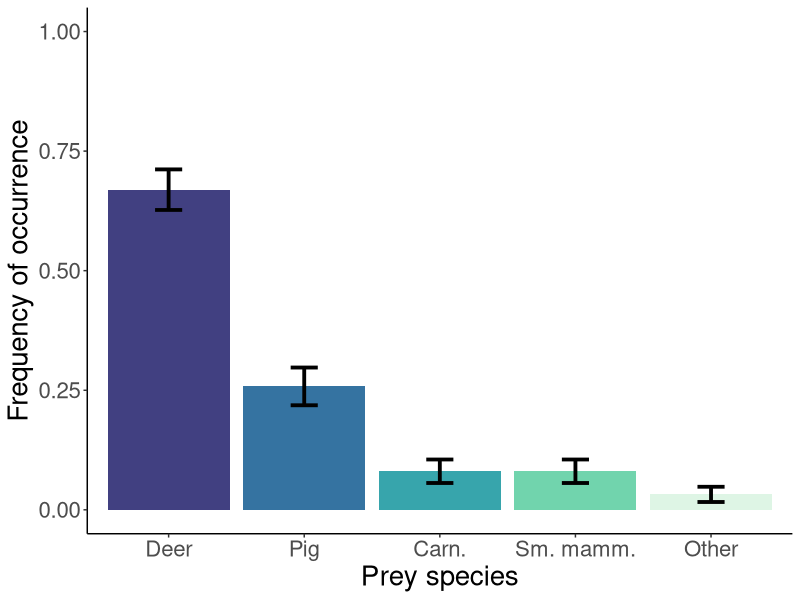
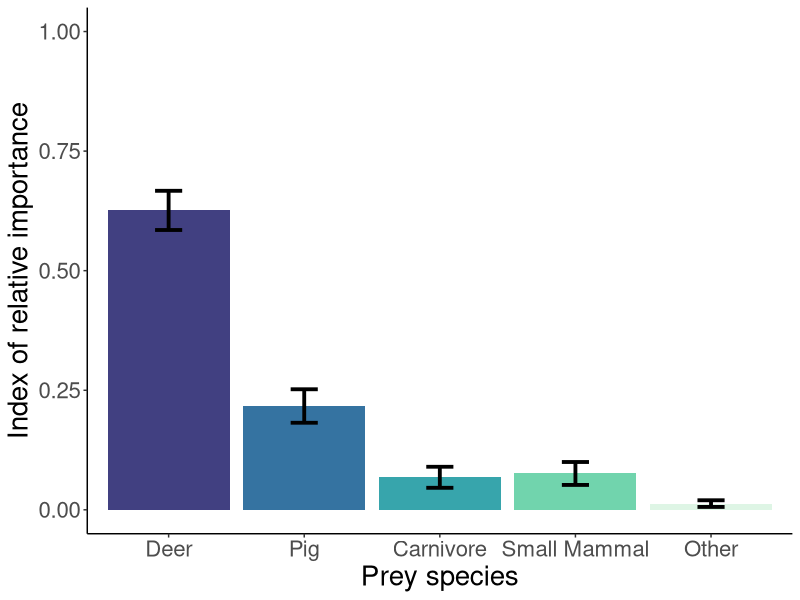
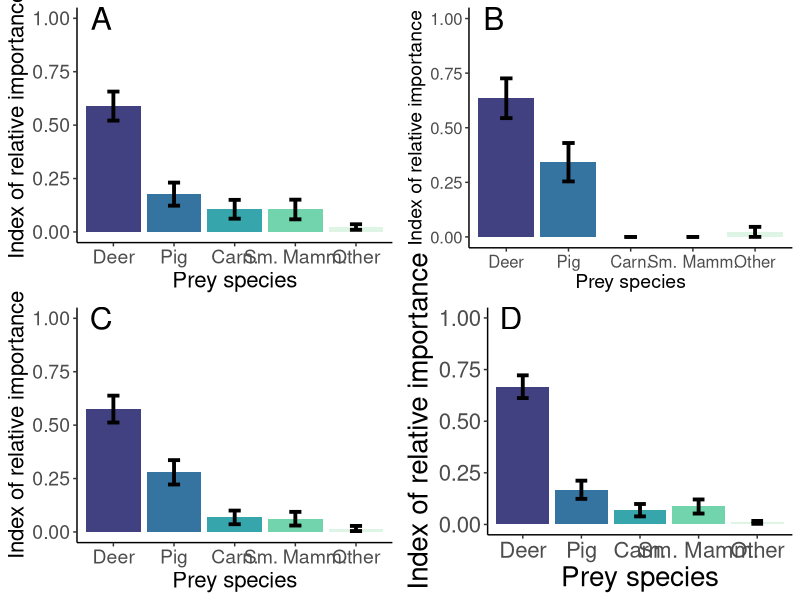

Recreate these plots in R, in order.
library(tidyverse)
library(lubridate)
library(gridExtra)
library(ggpubr)

#### Data Manipulation and Prep ####
#Load Data
scatdat <- read.csv("../RawData/scats_NODUPLICATES.csv")
head(scatdat)

table(scatdat$Method)
scatdat <- scatdat[,1:14]

#Convert data so each species has its own column with volume percentage
species <- names(table(c(scatdat$Species_1,scatdat$Species_2,scatdat$Species_3,scatdat$Species_4)))[-1]

scatdat[,c(5,7,9,11)][scatdat[,c(5,7,9,11)] == "T"] <- 0.5
scatdat$Sp2_. <- as.numeric(scatdat$Sp2_.)
scatdat$Sp3_. <- as.numeric(scatdat$Sp3_.)
scatdat$Sp4_. <- as.numeric(scatdat$Sp4_.)


blank <- matrix(NA,ncol = length(species),
                nrow = nrow(scatdat))

scatdat <- as.data.frame(cbind(scatdat,blank))

colnames(scatdat) <- c(colnames(scatdat)[1:14],species)

x <- ncol(scatdat) - length(species) + 1

#For loop that fills in new species column with volumes from each scat
for(i in x:ncol(scatdat)){
  label <- colnames(scatdat)[i]
  for(j in 1:nrow(scatdat)){
    if(scatdat$Species_1[j] == label){
      scatdat[j,i] <- scatdat$Sp1_.[j]
    }
    if(scatdat$Species_2[j] == label){
      scatdat[j,i] <- scatdat$Sp2_.[j]
    }
    if(scatdat$Species_3[j] == label){
      scatdat[j,i] <- scatdat$Sp3_.[j]
    }
    if(scatdat$Species_4[j] == label){
      scatdat[j,i] <- scatdat$Sp4_.[j]
    }
  }
}                       

#Replace NAs with zeros
scatdat[,15:35][is.na(scatdat[,15:35])] <- 0
str(scatdat)

#Calculate volume % that excludes bone for calculating volumetric measures by species
species <- names(scatdat)
species <- species[15:33]
species <- species[-grep("BONE",species)]
species <- species[-grep("PLANT",species)]

scatdat$Prop_wo_Bone <- rowSums(scatdat[,species])

#Calculate % volume of each species excluding bone volume
scatdat$BIRD_nobone <- round(scatdat$BIRD/scatdat$Prop_wo_Bone, 3)
scatdat$CALA_nobone <- round(scatdat$CALA/scatdat$Prop_wo_Bone, 3)
scatdat$CECA_nobone <- round(scatdat$CECA/scatdat$Prop_wo_Bone, 3)
scatdat$LECA_nobone <- round(scatdat$LECA/scatdat$Prop_wo_Bone, 3)
scatdat$MEGA_nobone <- round(scatdat$MEGA/scatdat$Prop_wo_Bone, 3)
scatdat$ODHE_nobone <- round(scatdat$ODHE/scatdat$Prop_wo_Bone, 3)
scatdat$OTBE_nobone <- round(scatdat$OTBE/scatdat$Prop_wo_Bone, 3)
scatdat$PRLO_nobone <- round(scatdat$PRLO/scatdat$Prop_wo_Bone, 3)
scatdat$PUCO_nobone <- round(scatdat$PUCO/scatdat$Prop_wo_Bone, 3)
scatdat$SmallMammal_nobone <- round(scatdat$`Small Mammal`/scatdat$Prop_wo_Bone, 3)
scatdat$SYBA_nobone <- round(scatdat$SYBA/scatdat$Prop_wo_Bone,3)
scatdat$SUSC_nobone <- round(scatdat$SUSC/scatdat$Prop_wo_Bone, 3)
scatdat$CACA_nobone <- round(scatdat$CACA/scatdat$Prop_wo_Bone, 3)
scatdat$SCGR_nobone <- round(scatdat$SCGR/scatdat$Prop_wo_Bone, 3)
scatdat$UNK_nobone <- round(scatdat$UNK/scatdat$Prop_wo_Bone, 3)
scatdat$UNK1_nobone <- round(scatdat$UNK1/scatdat$Prop_wo_Bone, 3)


#### Calculate Diet Metrics ####

# Set threshold for Frequency of Occurrence
# 0 counts everything, 0.01 excludes trace detections
threshold = 0.011

#Calculate frequency of occurrence for five species groups
scatdat$ODHE_FO <- as.numeric(scatdat$ODHE_nobone + scatdat$CECA_nobone > threshold)
scatdat$SUSC_FO <- as.numeric(scatdat$SUSC_nobone > threshold)
scatdat$SmallMammal_FO <- as.numeric(scatdat$LECA_nobone + scatdat$OTBE_nobone + 
                                        scatdat$SmallMammal_nobone + scatdat$SYBA_nobone +
                                       scatdat$CACA_nobone + scatdat$SCGR_nobone > threshold)
scatdat$Carnivore_FO <- as.numeric(scatdat$CALA_nobone + scatdat$PRLO_nobone > threshold )
scatdat$Other_FO <- as.numeric(scatdat$MEGA_nobone +scatdat$BIRD_nobone +
                                 scatdat$UNK_nobone + scatdat$UNK1_nobone > threshold)

#Calculate volumetric occurrence for five species groups
scatdat$ODHE_VO <- as.numeric(scatdat$ODHE_nobone + scatdat$CECA_nobone)
scatdat$SUSC_VO <- as.numeric(scatdat$SUSC_nobone)
scatdat$SmallMammal_VO <- as.numeric(scatdat$LECA_nobone + scatdat$OTBE_nobone + 
                                        scatdat$SmallMammal_nobone + scatdat$SYBA_nobone +
                                       scatdat$CACA_nobone + scatdat$SCGR_nobone)
scatdat$Carnivore_VO <- as.numeric(scatdat$CALA_nobone + scatdat$PRLO_nobone)
scatdat$Other_VO <- as.numeric(scatdat$MEGA_nobone +scatdat$BIRD_nobone +
                                 scatdat$UNK_nobone + scatdat$UNK1_nobone)

#Sum total number of prey in each scat
scatdat$PreyCount <- rowSums(scatdat[,grep("_FO",names(scatdat))])

#Calculate numeric occurrence for five species groups
scatdat$ODHE_NO <- scatdat$ODHE_FO/scatdat$PreyCount
scatdat$SUSC_NO <- scatdat$SUSC_FO/scatdat$PreyCount
scatdat$SmallMammal_NO <- scatdat$SmallMammal_FO/scatdat$PreyCount
scatdat$Carnivore_NO <- scatdat$Carnivore_FO/scatdat$PreyCount
scatdat$Other_NO <- scatdat$Other_FO/scatdat$PreyCount

#Calculate IRI for five species groups
scatdat$ODHE_IRI <- scatdat$ODHE_FO * (scatdat$ODHE_NO + scatdat$ODHE_VO)
scatdat$SUSC_IRI <- scatdat$SUSC_FO * (scatdat$SUSC_NO + scatdat$SUSC_VO)
scatdat$SmallMammal_IRI <- scatdat$SmallMammal_FO * (scatdat$SmallMammal_NO + scatdat$SmallMammal_VO)
scatdat$Carnivore_IRI <- scatdat$Carnivore_FO * (scatdat$Carnivore_NO + scatdat$Carnivore_VO)
scatdat$Other_IRI <- scatdat$Other_FO * (scatdat$Other_NO + scatdat$Other_VO)

#Calculate total IRI for five species groups
scatdat$IRI_total <- scatdat$ODHE_IRI + scatdat$SUSC_IRI + scatdat$SmallMammal_IRI +
  scatdat$Carnivore_IRI + scatdat$Other_IRI

#Calculate Percent IRI for five species groups
scatdat$ODHE_IRIPer <- scatdat$ODHE_IRI/scatdat$IRI_total
scatdat$SUSC_IRIPer <- scatdat$SUSC_IRI/scatdat$IRI_total
scatdat$SmallMammal_IRIPer <- scatdat$SmallMammal_IRI/scatdat$IRI_total
scatdat$Carnivore_IRIPer <- scatdat$Carnivore_IRI/scatdat$IRI_total
scatdat$Other_IRIPer <- scatdat$Other_IRI/scatdat$IRI_total

#Remove rows of NAs
scatdat <- scatdat[!is.na(scatdat$BIRD_nobone),]

wholescat <- c()

for(i in 1:nrow(scatdat)){
  temp <- scatdat[i,]
  wholescat[i] <- any(temp[,37:50] == 1)
}

sum(wholescat)

scatdat[any(scatdat[,37:50] == 1),]

FO_dat <- data.frame(species = c("Deer", "Pig","Sm. mamm.", "Carn.","Other"),
                        freq.occ = c(mean(scatdat$ODHE_FO),
                                     mean(scatdat$SUSC_FO),
                                     mean(scatdat$SmallMammal_FO),
                                     mean(scatdat$Carnivore_FO),
                                     mean(scatdat$Other_FO)),
                        se = c(sd(scatdat$ODHE_FO)/sqrt(nrow(scatdat)),
                               sd(scatdat$SUSC_FO)/sqrt(nrow(scatdat)),
                               sd(scatdat$SmallMammal_FO)/sqrt(nrow(scatdat)),
                               sd(scatdat$Carnivore_FO)/sqrt(nrow(scatdat)),
                               sd(scatdat$Other_FO)/sqrt(nrow(scatdat))))

FO_dat$species <- ordered(FO_dat$species,levels = c("Deer","Pig",
                                                      "Carn.","Sm. mamm.","Other"))

##### Plot ####
ggplot(data = FO_dat,aes(x = species, y = freq.occ, fill = species))+
  geom_bar(stat = "identity")+
  geom_errorbar(aes(ymin = freq.occ - se, ymax = freq.occ + se),width = 0.2,
                linewidth = 1.3)+
  theme_classic()+
  xlab("Prey species")+
  ylab("Frequency of occurrence")+
  ylim(0,1)+
  theme(axis.title = element_text(size = 20))+
  theme(axis.text = element_text(size = 16))+
  theme(legend.text = element_text(size = 16))+
  theme(legend.title = element_text(size = 18))+
  theme(legend.position = "none")+
  scale_fill_viridis_d(option = "mako", begin = 0.3)


#### Season analysis ####

scatdatseason <- scatdat[scatdat$Season %in% c("winter","summer"),]

summary(glm(ODHE_FO ~ Season, family = binomial, data = scatdatseason))
summary(glm(SUSC_FO ~ Season, family = binomial, data = scatdatseason))
summary(glm(SmallMammal_FO ~ Season, family = binomial, data = scatdatseason))
summary(glm(Carnivore_FO ~ Season, family = binomial, data = scatdatseason))


#### Cluster vs no analysis ####

summary(glm(ODHE_FO ~ Cluster, family = binomial, data = scatdat))
summary(glm(SUSC_FO ~ Cluster, family = binomial, data = scatdat))
summary(glm(SmallMammal_FO ~ Cluster, family = binomial, data = scatdat))
summary(glm(Carnivore_FO ~ Cluster, family = binomial, data = scatdat))

table(scatdat$ODHE_FO,scatdat$Cluster)

chisq.test(matrix(c(21,20,48,35),byrow=T,nrow = T))

#Calculate average and standard error IRI for each prey group
IRI_dat <- as.data.frame(cbind(c("Deer", "Pig","Small Mammal", "Carnivore","Other"),
                              c(mean(scatdat$ODHE_IRIPer),
                                mean(scatdat$SUSC_IRIPer),
                                mean(scatdat$SmallMammal_IRIPer),
                                mean(scatdat$Carnivore_IRIPer),
                                mean(scatdat$Other_IRIPer)),
                              c(sd(scatdat$ODHE_IRIPer)/sqrt(nrow(scatdat)),
                                sd(scatdat$SUSC_IRIPer)/sqrt(nrow(scatdat)),
                                sd(scatdat$SmallMammal_IRIPer)/sqrt(nrow(scatdat)),
                                sd(scatdat$Carnivore_IRIPer)/sqrt(nrow(scatdat)),
                                sd(scatdat$Other_IRIPer)/sqrt(nrow(scatdat)))
                              ))
#Change labels, round values
colnames(IRI_dat) <- c("Species","IRI","SE")
IRI_dat$Species <- ordered(IRI_dat$Species,levels = c("Deer","Pig",
                                                    "Carnivore","Small Mammal","Other"))
IRI_dat$IRI <- as.numeric(IRI_dat$IRI)
IRI_dat$IRI <- round(IRI_dat$IRI,3)
IRI_dat$SE <- as.numeric(IRI_dat$SE)
IRI_dat$SE <- round(IRI_dat$SE,3)

##### Plot ####
ggplot(data = IRI_dat,aes(x = Species, y = IRI, fill = Species))+
  geom_bar(stat = "identity")+
  geom_errorbar(aes(ymin = IRI - SE, ymax = IRI + SE),width = 0.2,
                linewidth = 1.3)+
  theme_classic()+
  xlab("Prey species")+
  ylab("Index of relative importance")+
  ylim(0,1)+
  theme(axis.title = element_text(size = 20))+
  theme(axis.text = element_text(size = 16))+
  theme(legend.text = element_text(size = 16))+
  theme(legend.title = element_text(size = 18))+
  theme(legend.position = "none")+
  scale_fill_viridis_d(option = "mako", begin = 0.3)




#### By Season ####
scatdatseason <- scatdat[scatdat$Season %in% c("summer", "winter"),]


IRI_dat_summer <- as.data.frame(cbind(c("Deer", "Pig","Small Mammal", "Carnivore","Other"),
                               c(mean(scatdatseason[scatdatseason$Season == "summer",]$ODHE_IRIPer),
                                 mean(scatdatseason[scatdatseason$Season == "summer",]$SUSC_IRIPer),
                                 mean(scatdatseason[scatdatseason$Season == "summer",]$SmallMammal_IRIPer),
                                 mean(scatdatseason[scatdatseason$Season == "summer",]$Carnivore_IRIPer),
                                 mean(scatdatseason[scatdatseason$Season == "summer",]$Other_IRIPer)),
                               c(sd(scatdatseason[scatdatseason$Season == "summer",]$ODHE_IRIPer)/sqrt(nrow(scatdatseason[scatdatseason$Season == "summer",])),
                                 sd(scatdatseason[scatdatseason$Season == "summer",]$SUSC_IRIPer)/sqrt(nrow(scatdatseason[scatdatseason$Season == "summer",])),
                                 sd(scatdatseason[scatdatseason$Season == "summer",]$SmallMammal_IRIPer)/sqrt(nrow(scatdatseason[scatdatseason$Season == "summer",])),
                                 sd(scatdatseason[scatdatseason$Season == "summer",]$Carnivore_IRIPer)/sqrt(nrow(scatdatseason[scatdatseason$Season == "summer",])),
                                 sd(scatdatseason[scatdatseason$Season == "summer",]$Other_IRIPer)/sqrt(nrow(scatdatseason[scatdatseason$Season == "summer",])))
))

IRI_dat_winter <- as.data.frame(cbind(c("Deer", "Pig","Small Mammal", "Carnivore","Other"),
                                      c(mean(scatdatseason[scatdatseason$Season == "winter",]$ODHE_IRIPer),
                                        mean(scatdatseason[scatdatseason$Season == "winter",]$SUSC_IRIPer),
                                        mean(scatdatseason[scatdatseason$Season == "winter",]$SmallMammal_IRIPer),
                                        mean(scatdatseason[scatdatseason$Season == "winter",]$Carnivore_IRIPer),
                                        mean(scatdatseason[scatdatseason$Season == "winter",]$Other_IRIPer)),
                                      c(sd(scatdatseason[scatdatseason$Season == "winter",]$ODHE_IRIPer)/sqrt(nrow(scatdatseason[scatdatseason$Season == "winter",])),
                                        sd(scatdatseason[scatdatseason$Season == "winter",]$SUSC_IRIPer)/sqrt(nrow(scatdatseason[scatdatseason$Season == "winter",])),
                                        sd(scatdatseason[scatdatseason$Season == "winter",]$SmallMammal_IRIPer)/sqrt(nrow(scatdatseason[scatdatseason$Season == "winter",])),
                                        sd(scatdatseason[scatdatseason$Season == "winter",]$Carnivore_IRIPer)/sqrt(nrow(scatdatseason[scatdatseason$Season == "winter",])),
                                        sd(scatdatseason[scatdatseason$Season == "winter",]$Other_IRIPer)/sqrt(nrow(scatdatseason[scatdatseason$Season == "winter",])))
))

#Change labels, round values
colnames(IRI_dat_summer) <- c("Species","IRI","SE")
IRI_dat_summer$season <- "summer"
colnames(IRI_dat_winter) <- c("Species","IRI","SE")
IRI_dat_winter$season <- "winter"
IRI_dat_summer$Species <- ordered(IRI_dat_summer$Species,levels = c("Deer","Pig",
                                                      "Carnivore","Small Mammal","Other"))
IRI_dat_winter$Species <- ordered(IRI_dat_winter$Species,levels = c("Deer","Pig",
                                                             "Carnivore","Small Mammal","Other"))
IRI_dat_season <- rbind(IRI_dat_summer,IRI_dat_winter)

IRI_dat_season$IRI <- as.numeric(IRI_dat_season$IRI)
IRI_dat_season$IRI <- round(IRI_dat_season$IRI,3)
IRI_dat_season$SE <- as.numeric(IRI_dat_season$SE)
IRI_dat_season$SE <- round(IRI_dat_season$SE,3)

IRI_dat_season$Species <- as.character(IRI_dat_season$Species)

IRI_dat_season$Species[IRI_dat_season$Species == "Small Mammal"] <- "Sm. Mamm."
IRI_dat_season$Species[IRI_dat_season$Species == "Carnivore"] <- "Carn."

IRI_dat_season$Species <- ordered(IRI_dat_season$Species,levels = c("Deer","Pig",
                                                                    "Carn.","Sm. Mamm.","Other"))

par(mfrow = c(2,2))

summerplot <- ggplot(data = IRI_dat_season[IRI_dat_season$season == "summer",],aes(x = Species, y = IRI, fill = Species))+
  geom_bar(stat = "identity")+
  geom_errorbar(aes(ymin = IRI - SE, ymax = IRI + SE),width = 0.2,
                size = 1.3)+
  theme_classic()+
  xlab("Prey species")+
  ylab("Index of relative importance")+
  ylim(0,1)+
  theme(axis.title = element_text(size = 16))+
  theme(axis.text = element_text(size = 14))+
  ggplot2::annotate("text", x = 0.8, y = 1.0, label = "A", size = 8)+
  theme(plot.title = element_text(size = 24, hjust = 0.5))+
  theme(legend.position = "none")+
  # theme(plot.background = element_rect(fill = "#F8F5EE"))+
  # theme(panel.background = element_rect(fill = "#F8F5EE"))+
  # scale_fill_manual(values = c("darkolivegreen","darkolivegreen3","olivedrab1","burlywood2","lemonchiffon2"))
  scale_fill_viridis_d(option = "mako", begin = 0.3)

winterplot <- ggplot(data = IRI_dat_season[IRI_dat_season$season == "winter",],aes(x = Species, y = IRI, fill = Species))+
  geom_bar(stat = "identity")+
  geom_errorbar(aes(ymin = IRI - SE, ymax = IRI + SE),width = 0.2,
                size = 1.3)+
  theme_classic()+
  xlab("Prey species")+
  ylab("Index of relative importance")+
  ylim(0,1)+
  theme(axis.title = element_text(size = 14))+
  theme(axis.text = element_text(size = 12))+
  theme(legend.position = "none")+
  ggplot2::annotate("text", x = 0.8, y = 1.0, label = "B", size = 8)+
  theme(plot.title = element_text(size = 24, hjust = 0.5))+
  # theme(plot.background = element_rect(fill = "#F8F5EE"))+
  # theme(panel.background = element_rect(fill = "#F8F5EE"))+
  # scale_fill_manual(values = c("darkolivegreen","darkolivegreen3","olivedrab1","burlywood2","lemonchiffon2"))
  scale_fill_viridis_d(option = "mako", begin = 0.3)

#### By Cluster ####

IRI_dat_cluster <- as.data.frame(cbind(c("Deer", "Pig","Small Mammal", "Carnivore","Other"),
                                      c(mean(scatdat[scatdat$Cluster == "Y",]$ODHE_IRIPer),
                                        mean(scatdat[scatdat$Cluster == "Y",]$SUSC_IRIPer),
                                        mean(scatdat[scatdat$Cluster == "Y",]$SmallMammal_IRIPer),
                                        mean(scatdat[scatdat$Cluster == "Y",]$Carnivore_IRIPer),
                                        mean(scatdat[scatdat$Cluster == "Y",]$Other_IRIPer)),
                                      c(sd(scatdat[scatdat$Cluster == "Y",]$ODHE_IRIPer)/sqrt(nrow(scatdat[scatdat$Cluster == "Y",])),
                                        sd(scatdat[scatdat$Cluster == "Y",]$SUSC_IRIPer)/sqrt(nrow(scatdat[scatdat$Cluster == "Y",])),
                                        sd(scatdat[scatdat$Cluster == "Y",]$SmallMammal_IRIPer)/sqrt(nrow(scatdat[scatdat$Cluster == "Y",])),
                                        sd(scatdat[scatdat$Cluster == "Y",]$Carnivore_IRIPer)/sqrt(nrow(scatdat[scatdat$Cluster == "Y",])),
                                        sd(scatdat[scatdat$Cluster == "Y",]$Other_IRIPer)/sqrt(nrow(scatdat[scatdat$Cluster == "Y",])))
))

IRI_dat_nocluster <- as.data.frame(cbind(c("Deer", "Pig","Small Mammal", "Carnivore","Other"),
                                      c(mean(scatdat[scatdat$Cluster == "N",]$ODHE_IRIPer),
                                        mean(scatdat[scatdat$Cluster == "N",]$SUSC_IRIPer),
                                        mean(scatdat[scatdat$Cluster == "N",]$SmallMammal_IRIPer),
                                        mean(scatdat[scatdat$Cluster == "N",]$Carnivore_IRIPer),
                                        mean(scatdat[scatdat$Cluster == "N",]$Other_IRIPer)),
                                      c(sd(scatdat[scatdat$Cluster == "N",]$ODHE_IRIPer)/sqrt(nrow(scatdat[scatdat$Cluster == "N",])),
                                        sd(scatdat[scatdat$Cluster == "N",]$SUSC_IRIPer)/sqrt(nrow(scatdat[scatdat$Cluster == "N",])),
                                        sd(scatdat[scatdat$Cluster == "N",]$SmallMammal_IRIPer)/sqrt(nrow(scatdat[scatdat$Cluster == "N",])),
                                        sd(scatdat[scatdat$Cluster == "N",]$Carnivore_IRIPer)/sqrt(nrow(scatdat[scatdat$Cluster == "N",])),
                                        sd(scatdat[scatdat$Cluster == "N",]$Other_IRIPer)/sqrt(nrow(scatdat[scatdat$Cluster == "N",])))
))

#Change labels, round values
colnames(IRI_dat_cluster) <- c("Species","IRI","SE")
IRI_dat_cluster$cluster <- "yes"
colnames(IRI_dat_nocluster) <- c("Species","IRI","SE")
IRI_dat_nocluster$cluster <- "no"
IRI_dat_cluster$Species <- ordered(IRI_dat_cluster$Species,levels = c("Deer","Pig",
                                                                    "Carnivore","Small Mammal","Other"))
IRI_dat_nocluster$Species <- ordered(IRI_dat_nocluster$Species,levels = c("Deer","Pig",
                                                                    "Carnivore","Small Mammal","Other"))
IRI_dat_clusttest <- rbind(IRI_dat_cluster,IRI_dat_nocluster)

IRI_dat_clusttest$IRI <- as.numeric(IRI_dat_clusttest$IRI)
IRI_dat_clusttest$IRI <- round(IRI_dat_clusttest$IRI,3)
IRI_dat_clusttest$SE <- as.numeric(IRI_dat_clusttest$SE)
IRI_dat_clusttest$SE <- round(IRI_dat_clusttest$SE,3)

IRI_dat_clusttest$Species <- as.character(IRI_dat_clusttest$Species)

IRI_dat_clusttest$Species[IRI_dat_clusttest$Species == "Small Mammal"] <- "Sm. Mamm."
IRI_dat_clusttest$Species[IRI_dat_clusttest$Species == "Carnivore"] <- "Carn."

IRI_dat_clusttest$Species <- ordered(IRI_dat_clusttest$Species,levels = c("Deer","Pig",
                                                                    "Carn.","Sm. Mamm.","Other"))

clusterplot <- ggplot(data = IRI_dat_clusttest[IRI_dat_clusttest$cluster == "yes",],aes(x = Species, y = IRI, fill = Species))+
  geom_bar(stat = "identity")+
  geom_errorbar(aes(ymin = IRI - SE, ymax = IRI + SE),width = 0.2,
                linewidth = 1.3)+
  theme_classic()+
  xlab("Prey species")+
  ylab("Index of relative importance")+
  ylim(0,1)+
  theme(axis.title = element_text(size = 16))+
  theme(axis.text = element_text(size = 14))+
  ggplot2::annotate("text", x = 0.8, y = 1.0, label = "C", size = 8)+
  theme(legend.position = "none")+
  scale_fill_viridis_d(option = "mako", begin = 0.3)

dogplot <- ggplot(data = IRI_dat_clusttest[IRI_dat_clusttest$cluster == "no",],aes(x = Species, y = IRI, fill = Species))+
  geom_bar(stat = "identity")+
  geom_errorbar(aes(ymin = IRI - SE, ymax = IRI + SE),width = 0.2,
                linewidth = 1.3)+
  theme_classic()+
  xlab("Prey species")+
  ylab("Index of relative importance")+
  ylim(0,1)+
  theme(axis.title = element_text(size = 20))+
  theme(axis.text = element_text(size = 16))+
  ggplot2::annotate("text", x = 0.8, y = 1.0, label = "D", size = 8)+
  theme(legend.position = "none")+
  scale_fill_viridis_d(option = "mako", begin = 0.3)


ggarrange(plotlist = list(summerplot, winterplot,
                          clusterplot, dogplot),ncol = 2,
          nrow = 2)




scatdatseason
deer.season <- table(scatdatseason$ODHE_FO, scatdatseason$Season)
pig.season <- table(scatdatseason$SUSC_FO, scatdatseason$Season)
SM.season <- table(scatdatseason$SmallMammal_FO, scatdatseason$Season)
Carn.season <- table(scatdatseason$Carnivore_FO, scatdatseason$Season)

chisq.test(deer.season)
chisq.test(pig.season)
chisq.test(SM.season)
chisq.test(Carn.season)

deer.cluster <- table(scatdatseason$ODHE_FO, scatdatseason$Cluster)
pig.cluster <- table(scatdatseason$SUSC_FO, scatdatseason$Cluster)
SM.cluster <- table(scatdatseason$SmallMammal_FO, scatdatseason$Cluster)
Carn.cluster <- table(scatdatseason$Carnivore_FO, scatdatseason$Cluster)

chisq.test(deer.cluster)
chisq.test(pig.cluster)
chisq.test(SM.cluster)
chisq.test(Carn.cluster)
